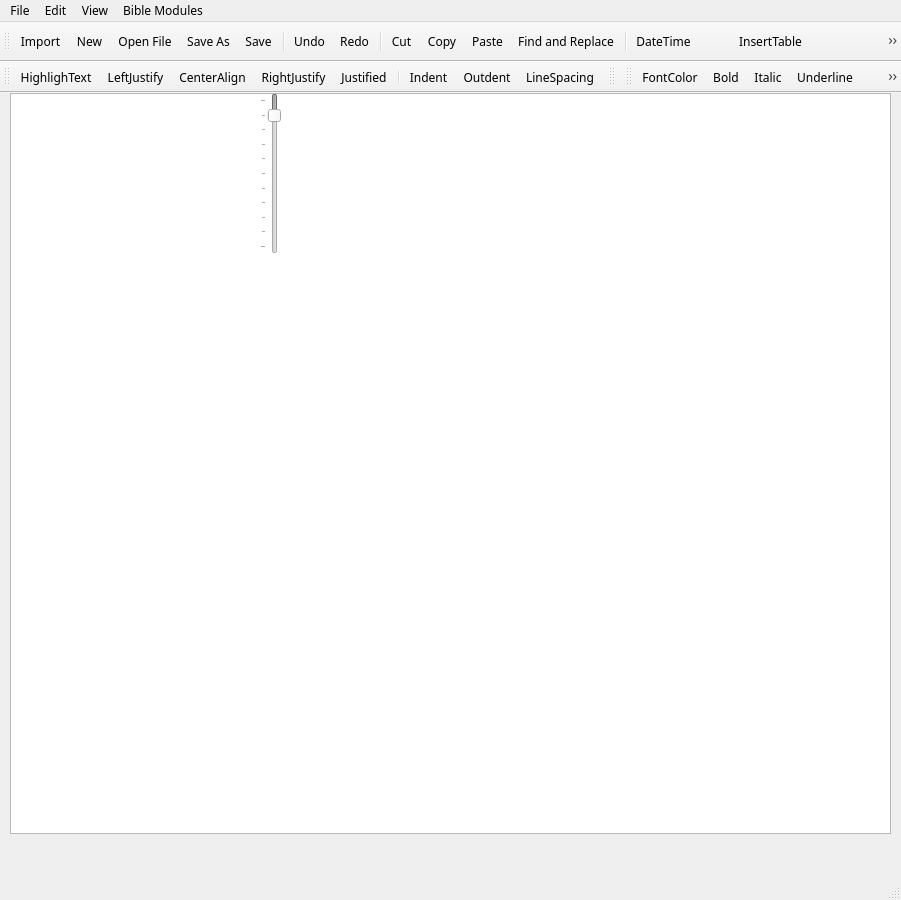
<?xml version="1.0" encoding="UTF-8"?>
<ui version="4.0">
 <class>MyWriterUI</class>
 <widget class="QMainWindow" name="MyWriterUI">
  <property name="windowModality">
   <enum>Qt::ApplicationModal</enum>
  </property>
  <property name="geometry">
   <rect>
    <x>0</x>
    <y>0</y>
    <width>901</width>
    <height>900</height>
   </rect>
  </property>
  <property name="font">
   <font>
    <family>FROMVS</family>
   </font>
  </property>
  <property name="windowTitle">
   <string>βϊϐλίον Writer</string>
  </property>
  <property name="windowIcon">
   <iconset resource="../UI_Icons.qrc">
    <normaloff>:/Icons/Icons/BiblionWriter.png</normaloff>:/Icons/Icons/BiblionWriter.png</iconset>
  </property>
  <widget class="QWidget" name="centralwidget">
   <widget class="QTextEdit" name="textEdit">
    <property name="geometry">
     <rect>
      <x>10</x>
      <y>0</y>
      <width>881</width>
      <height>741</height>
     </rect>
    </property>
    <property name="font">
     <font>
      <family>FROMVS</family>
      <pointsize>20</pointsize>
     </font>
    </property>
   </widget>
   <widget class="QSlider" name="LHslider">
    <property name="enabled">
     <bool>false</bool>
    </property>
    <property name="geometry">
     <rect>
      <x>260</x>
      <y>0</y>
      <width>21</width>
      <height>161</height>
     </rect>
    </property>
    <property name="toolTip">
     <string>Set current text line spacing</string>
    </property>
    <property name="minimum">
     <number>100</number>
    </property>
    <property name="maximum">
     <number>200</number>
    </property>
    <property name="singleStep">
     <number>2</number>
    </property>
    <property name="pageStep">
     <number>10</number>
    </property>
    <property name="value">
     <number>110</number>
    </property>
    <property name="sliderPosition">
     <number>110</number>
    </property>
    <property name="orientation">
     <enum>Qt::Vertical</enum>
    </property>
    <property name="invertedAppearance">
     <bool>true</bool>
    </property>
    <property name="tickPosition">
     <enum>QSlider::TicksAbove</enum>
    </property>
   </widget>
  </widget>
  <widget class="QMenuBar" name="menubar">
   <property name="geometry">
    <rect>
     <x>0</x>
     <y>0</y>
     <width>901</width>
     <height>20</height>
    </rect>
   </property>
   <widget class="QMenu" name="menuFile">
    <property name="title">
     <string>File</string>
    </property>
    <addaction name="actionNew"/>
    <addaction name="actionOpenFile"/>
    <addaction name="actionSave"/>
    <addaction name="actionSave_As"/>
    <addaction name="actionImport"/>
    <addaction name="actionExport"/>
   </widget>
   <widget class="QMenu" name="menuEdit">
    <property name="title">
     <string>Edit</string>
    </property>
    <addaction name="separator"/>
    <addaction name="actionUndo"/>
    <addaction name="actionRedo"/>
    <addaction name="actionCut"/>
    <addaction name="actionCopy"/>
    <addaction name="actionPaste"/>
    <addaction name="actionFind_Replace"/>
   </widget>
   <widget class="QMenu" name="menuView">
    <property name="title">
     <string>View</string>
    </property>
    <addaction name="actionToggle_Toolbar"/>
    <addaction name="actionToggle_Formatbar"/>
    <addaction name="actionToggle_Statusbar"/>
   </widget>
    <widget class="QMenu" name="menuBible_Modules">
     <property name="title">
      <string>Bible Modules</string>
     </property>
     <addaction name="actionCreate_e_Sword_Bible_Module"/>
     <addaction name="actionCreate_theWord_Bible_Module"/>
    </widget>
   <addaction name="menuFile"/>
   <addaction name="menuEdit"/>
   <addaction name="menuView"/>
    <addaction name="menuBible_Modules"/>
  </widget>
  <widget class="QToolBar" name="toolbar">
   <property name="windowTitle">
    <string>toolBar</string>
   </property>
   <attribute name="toolBarArea">
    <enum>TopToolBarArea</enum>
   </attribute>
   <attribute name="toolBarBreak">
    <bool>false</bool>
   </attribute>
   <addaction name="actionImport"/>
   <addaction name="actionNew"/>
   <addaction name="actionOpenFile"/>
   <addaction name="actionSave_As"/>
   <addaction name="actionSave"/>
   <addaction name="separator"/>
   <addaction name="actionUndo"/>
   <addaction name="actionRedo"/>
   <addaction name="separator"/>
   <addaction name="actionCut"/>
   <addaction name="actionCopy"/>
   <addaction name="actionPaste"/>
   <addaction name="actionFind_Replace"/>
   <addaction name="separator"/>
   <addaction name="actionDateTime"/>
   <addaction name="actionWordcount"/>
   <addaction name="actionInsertTable"/>
   <addaction name="actionNumberedList"/>
   <addaction name="actionBulletList"/>
  </widget>
  <widget class="QToolBar" name="formatbar">
   <property name="windowTitle">
    <string>Format Bar</string>
   </property>
   <attribute name="toolBarArea">
    <enum>TopToolBarArea</enum>
   </attribute>
   <attribute name="toolBarBreak">
    <bool>true</bool>
   </attribute>
   <addaction name="actionHighlightText"/>
   <addaction name="actionLeftJustify"/>
   <addaction name="actionCenterAlign"/>
   <addaction name="actionRightJustify"/>
   <addaction name="actionJustify"/>
   <addaction name="separator"/>
   <addaction name="actionIndent"/>
   <addaction name="actionOutdent"/>
   <addaction name="actionLineSpacing"/>
  </widget>
  <widget class="QStatusBar" name="statusbar"/>
  <widget class="QToolBar" name="fontbar">
   <property name="windowTitle">
    <string>toolBar</string>
   </property>
   <attribute name="toolBarArea">
    <enum>TopToolBarArea</enum>
   </attribute>
   <attribute name="toolBarBreak">
    <bool>false</bool>
   </attribute>
  </widget>
  <widget class="QToolBar" name="markupbar">
   <property name="windowTitle">
    <string>toolBar_2</string>
   </property>
   <attribute name="toolBarArea">
    <enum>TopToolBarArea</enum>
   </attribute>
   <attribute name="toolBarBreak">
    <bool>false</bool>
   </attribute>
   <addaction name="actionFontColor"/>
   <addaction name="actionBold"/>
   <addaction name="actionItalic"/>
   <addaction name="actionUnderline"/>
   <addaction name="actionStrikeThrough"/>
   <addaction name="actionSuperscript"/>
   <addaction name="actionSubscript"/>
  </widget>
  <action name="actionNew">
   <property name="icon">
    <iconset resource="../UI_Icons.qrc">
     <normaloff>:/Icons/Icons/document--plus.png</normaloff>:/Icons/Icons/document--plus.png</iconset>
   </property>
   <property name="text">
    <string>New</string>
   </property>
   <property name="shortcut">
    <string>Ctrl+N</string>
   </property>
  </action>
  <action name="actionOpenFile">
   <property name="icon">
    <iconset resource="../UI_Icons.qrc">
     <normaloff>:/Icons/Icons/BiblionExplorer.png</normaloff>:/Icons/Icons/BiblionExplorer.png</iconset>
   </property>
   <property name="text">
    <string>Open File</string>
   </property>
   <property name="shortcut">
    <string>Ctrl+O</string>
   </property>
  </action>
  <action name="actionSave">
   <property name="icon">
    <iconset resource="../UI_Icons.qrc">
     <normaloff>:/Icons/Icons/disk.png</normaloff>:/Icons/Icons/disk.png</iconset>
   </property>
   <property name="text">
    <string>Save</string>
   </property>
   <property name="shortcut">
    <string>Ctrl+S</string>
   </property>
  </action>
  <action name="actionPrint_Document">
   <property name="icon">
    <iconset>
     <normaloff>:/Icons/printer-monochrome.png</normaloff>:/Icons/printer-monochrome.png</iconset>
   </property>
   <property name="text">
    <string>Print Document</string>
   </property>
   <property name="shortcut">
    <string>Ctrl+P</string>
   </property>
  </action>
  <action name="actionPage_View">
   <property name="icon">
    <iconset>
     <normaloff>:/Icons/printer--arrow.png</normaloff>:/Icons/printer--arrow.png</iconset>
   </property>
   <property name="text">
    <string>Page View</string>
   </property>
   <property name="shortcut">
    <string>Ctrl+Shift+P</string>
   </property>
  </action>
  <action name="actionUndo">
   <property name="icon">
    <iconset resource="../UI_Icons.qrc">
     <normaloff>:/Icons/Icons/Undo-icon.png</normaloff>:/Icons/Icons/Undo-icon.png</iconset>
   </property>
   <property name="text">
    <string>Undo</string>
   </property>
   <property name="shortcut">
    <string>Ctrl+Z</string>
   </property>
  </action>
  <action name="actionRedo">
   <property name="icon">
    <iconset resource="../UI_Icons.qrc">
     <normaloff>:/Icons/Icons/Redo-icon.png</normaloff>:/Icons/Icons/Redo-icon.png</iconset>
   </property>
   <property name="text">
    <string>Redo</string>
   </property>
   <property name="shortcut">
    <string>Ctrl+Y</string>
   </property>
  </action>
  <action name="actionCut">
   <property name="icon">
    <iconset resource="../UI_Icons.qrc">
     <normaloff>:/Icons/Icons/scissors.png</normaloff>:/Icons/Icons/scissors.png</iconset>
   </property>
   <property name="text">
    <string>Cut</string>
   </property>
   <property name="shortcut">
    <string>Ctrl+X</string>
   </property>
  </action>
  <action name="actionCopy">
   <property name="icon">
    <iconset resource="../UI_Icons.qrc">
     <normaloff>:/Icons/Icons/documents1.png</normaloff>:/Icons/Icons/documents1.png</iconset>
   </property>
   <property name="text">
    <string>Copy</string>
   </property>
   <property name="shortcut">
    <string>Ctrl+C</string>
   </property>
  </action>
  <action name="actionPaste">
   <property name="icon">
    <iconset resource="../UI_Icons.qrc">
     <normaloff>:/Icons/Icons/clipboard-paste-document-text.png</normaloff>:/Icons/Icons/clipboard-paste-document-text.png</iconset>
   </property>
   <property name="text">
    <string>Paste</string>
   </property>
   <property name="shortcut">
    <string>Ctrl+V</string>
   </property>
  </action>
  <action name="actionFind_Replace">
   <property name="icon">
    <iconset resource="../UI_Icons.qrc">
     <normaloff>:/Icons/Icons/findreplace.png</normaloff>:/Icons/Icons/findreplace.png</iconset>
   </property>
   <property name="text">
    <string>Find and Replace</string>
   </property>
   <property name="shortcut">
    <string>Ctrl+F</string>
   </property>
  </action>
  <action name="actionToggle_Toolbar">
   <property name="text">
    <string>Toggle Toolbar</string>
   </property>
  </action>
  <action name="actionToggle_Formatbar">
   <property name="text">
    <string>Toggle Formatbar</string>
   </property>
  </action>
  <action name="actionToggle_Statusbar">
   <property name="text">
    <string>Toggle Statusbar</string>
   </property>
  </action>
  <action name="actionSave_As">
   <property name="icon">
    <iconset resource="../UI_Icons.qrc">
     <normaloff>:/Icons/Icons/disk-rename.png</normaloff>:/Icons/Icons/disk-rename.png</iconset>
   </property>
   <property name="text">
    <string>Save As</string>
   </property>
   <property name="shortcut">
    <string>Ctrl+Shift+S</string>
   </property>
  </action>
  <action name="actionDateTime">
   <property name="icon">
    <iconset resource="../UI_Icons.qrc">
     <normaloff>:/Icons/Icons/calendar-day.png</normaloff>:/Icons/Icons/calendar-day.png</iconset>
   </property>
   <property name="text">
    <string>DateTime</string>
   </property>
  </action>
  <action name="actionWordcount">
   <property name="icon">
    <iconset resource="../UI_Icons.qrc">
     <normaloff>:/Icons/Icons/countblue.png</normaloff>:/Icons/Icons/countblue.png</iconset>
   </property>
   <property name="text">
    <string/>
   </property>
  </action>
  <action name="actionInsertTable">
   <property name="icon">
    <iconset resource="../UI_Icons.qrc">
     <normaloff>:/Icons/Icons/document-table.png</normaloff>:/Icons/Icons/document-table.png</iconset>
   </property>
   <property name="text">
    <string>InsertTable</string>
   </property>
  </action>
  <action name="actionInsertImage">
   <property name="icon">
    <iconset>
     <normaloff>:/Icons/Icons/image copy.png</normaloff>:/Icons/Icons/image copy.png</iconset>
   </property>
   <property name="text">
    <string>InsertImage</string>
   </property>
  </action>
  <action name="actionBulletList">
   <property name="icon">
    <iconset resource="../UI_Icons.qrc">
     <normaloff>:/Icons/Icons/edit-list.png</normaloff>:/Icons/Icons/edit-list.png</iconset>
   </property>
   <property name="text">
    <string>BulletList</string>
   </property>
  </action>
  <action name="actionNumberedList">
   <property name="icon">
    <iconset resource="../UI_Icons.qrc">
     <normaloff>:/Icons/Icons/edit-list-order.png</normaloff>:/Icons/Icons/edit-list-order.png</iconset>
   </property>
   <property name="text">
    <string>NumberedList</string>
   </property>
  </action>
  <action name="actionFontColor">
   <property name="icon">
    <iconset resource="../UI_Icons.qrc">
     <normaloff>:/Icons/Icons/edit-color.png</normaloff>:/Icons/Icons/edit-color.png</iconset>
   </property>
   <property name="text">
    <string>FontColor</string>
   </property>
  </action>
  <action name="actionHighlightText">
   <property name="icon">
    <iconset resource="../UI_Icons.qrc">
     <normaloff>:/Icons/Icons/highlighter-text.png</normaloff>:/Icons/Icons/highlighter-text.png</iconset>
   </property>
   <property name="text">
    <string>HighlighText</string>
   </property>
  </action>
  <action name="actionBold">
   <property name="icon">
    <iconset resource="../UI_Icons.qrc">
     <normaloff>:/Icons/Icons/edit-bold.png</normaloff>:/Icons/Icons/edit-bold.png</iconset>
   </property>
   <property name="text">
    <string>Bold</string>
   </property>
  </action>
  <action name="actionItalic">
   <property name="icon">
    <iconset resource="../UI_Icons.qrc">
     <normaloff>:/Icons/Icons/edit-italic.png</normaloff>:/Icons/Icons/edit-italic.png</iconset>
   </property>
   <property name="text">
    <string>Italic</string>
   </property>
  </action>
  <action name="actionUnderline">
   <property name="icon">
    <iconset resource="../UI_Icons.qrc">
     <normaloff>:/Icons/Icons/edit-underline.png</normaloff>:/Icons/Icons/edit-underline.png</iconset>
   </property>
   <property name="text">
    <string>Underline</string>
   </property>
  </action>
  <action name="actionStrikeThrough">
   <property name="icon">
    <iconset resource="../UI_Icons.qrc">
     <normaloff>:/Icons/Icons/edit-strike.png</normaloff>:/Icons/Icons/edit-strike.png</iconset>
   </property>
   <property name="text">
    <string>StrikeThrough</string>
   </property>
  </action>
  <action name="actionSuperscript">
   <property name="icon">
    <iconset resource="../UI_Icons.qrc">
     <normaloff>:/Icons/Icons/edit-superscript.png</normaloff>:/Icons/Icons/edit-superscript.png</iconset>
   </property>
   <property name="text">
    <string>Superscript</string>
   </property>
  </action>
  <action name="actionSubscript">
   <property name="icon">
    <iconset resource="../UI_Icons.qrc">
     <normaloff>:/Icons/Icons/edit-subscript.png</normaloff>:/Icons/Icons/edit-subscript.png</iconset>
   </property>
   <property name="text">
    <string>Subscript</string>
   </property>
  </action>
  <action name="actionLeftJustify">
   <property name="icon">
    <iconset resource="../UI_Icons.qrc">
     <normaloff>:/Icons/Icons/edit-alignment.png</normaloff>:/Icons/Icons/edit-alignment.png</iconset>
   </property>
   <property name="text">
    <string>LeftJustify</string>
   </property>
  </action>
  <action name="actionCenterAlign">
   <property name="icon">
    <iconset resource="../UI_Icons.qrc">
     <normaloff>:/Icons/Icons/edit-alignment-center.png</normaloff>:/Icons/Icons/edit-alignment-center.png</iconset>
   </property>
   <property name="text">
    <string>CenterAlign</string>
   </property>
  </action>
  <action name="actionRightJustify">
   <property name="icon">
    <iconset resource="../UI_Icons.qrc">
     <normaloff>:/Icons/Icons/edit-alignment-right.png</normaloff>:/Icons/Icons/edit-alignment-right.png</iconset>
   </property>
   <property name="text">
    <string>RightJustify</string>
   </property>
  </action>
  <action name="actionJustify">
   <property name="icon">
    <iconset resource="../UI_Icons.qrc">
     <normaloff>:/Icons/Icons/edit-alignment-justify.png</normaloff>:/Icons/Icons/edit-alignment-justify.png</iconset>
   </property>
   <property name="text">
    <string>Justified</string>
   </property>
  </action>
  <action name="actionIndent">
   <property name="icon">
    <iconset resource="../UI_Icons.qrc">
     <normaloff>:/Icons/Icons/edit-indent.png</normaloff>:/Icons/Icons/edit-indent.png</iconset>
   </property>
   <property name="text">
    <string>Indent</string>
   </property>
   <property name="shortcut">
    <string>Ctrl+Tab</string>
   </property>
  </action>
  <action name="actionOutdent">
   <property name="icon">
    <iconset resource="../UI_Icons.qrc">
     <normaloff>:/Icons/Icons/edit-outdent.png</normaloff>:/Icons/Icons/edit-outdent.png</iconset>
   </property>
   <property name="text">
    <string>Outdent</string>
   </property>
   <property name="shortcut">
    <string>Ctrl+Shift+Tab</string>
   </property>
  </action>
  <action name="actionLineSpacing">
   <property name="icon">
    <iconset resource="../UI_Icons.qrc">
     <normaloff>:/Icons/Icons/edit-line-spacing.png</normaloff>:/Icons/Icons/edit-line-spacing.png</iconset>
   </property>
   <property name="text">
    <string>LineSpacing</string>
   </property>
  </action>
  <action name="actionImport">
   <property name="icon">
    <iconset resource="../UI_Icons.qrc">
     <normaloff>:/Icons/Icons/document-import.png</normaloff>:/Icons/Icons/document-import.png</iconset>
   </property>
   <property name="text">
    <string>Import</string>
   </property>
  </action>
  <action name="actionExport">
   <property name="icon">
    <iconset resource="../UI_Icons.qrc">
     <normaloff>:/Icons/Icons/document--arrow.png</normaloff>:/Icons/Icons/document--arrow.png</iconset>
   </property>
   <property name="text">
    <string>Export</string>
   </property>
  </action>
  <action name="actionCreate_e_Sword_Bible_Module">
   <property name="icon">
    <iconset resource="../UI_Icons.qrc">
     <normaloff>:/Icons/Icons/esword.png</normaloff>:/Icons/Icons/esword.png</iconset>
   </property>
   <property name="text">
    <string>e-Sword Bible Module</string>
   </property>
  </action>
  <action name="actionCreate_theWord_Bible_Module">
   <property name="icon">
    <iconset resource="../UI_Icons.qrc">
     <normaloff>:/Icons/Icons/theword.png</normaloff>:/Icons/Icons/theword.png</iconset>
   </property>
   <property name="text">
    <string>theWord Bible Module</string>
   </property>
  </action>
 </widget>
 <resources>
  <include location="../UI_Icons.qrc"/>
 </resources>
 <connections/>
</ui>
